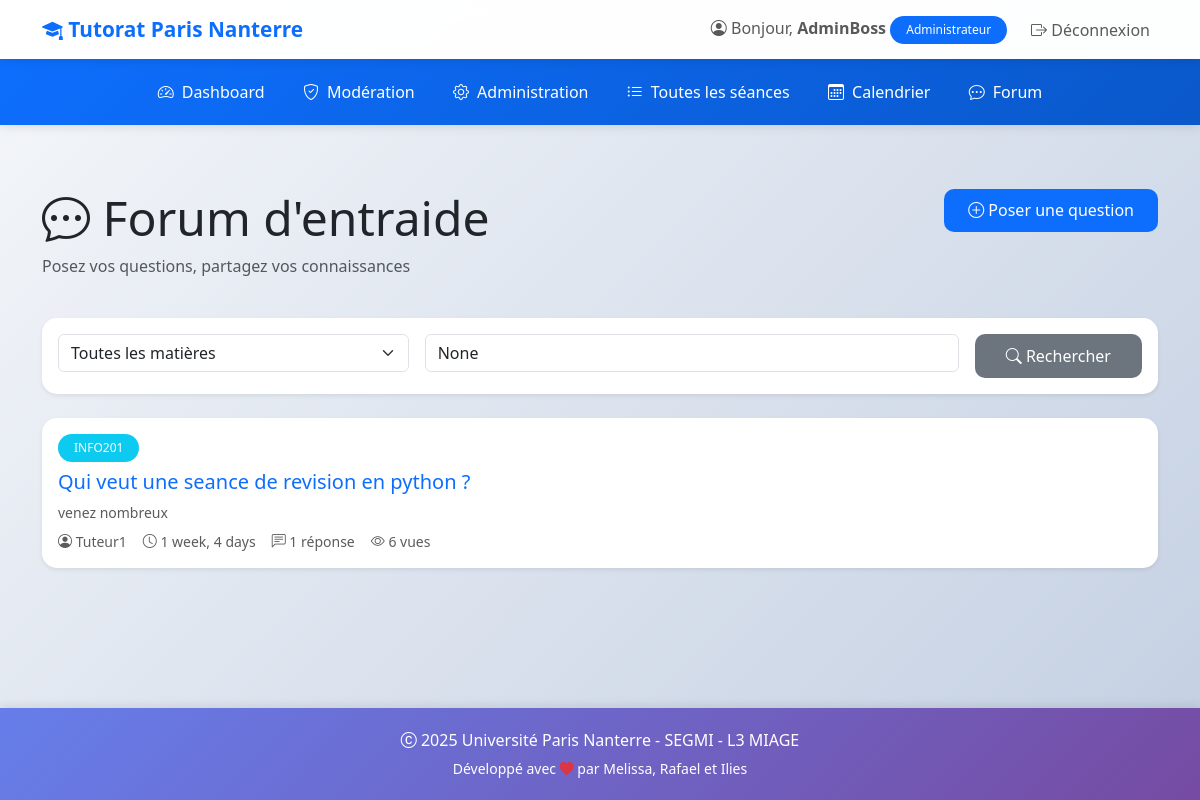
The page /forum/ (signed in) on the database its author committed.
### tutorat/models.py (models this page shows, shortened)
class User(AbstractUser):
    ROLE_CHOICES = (
        ('ETUDIANT', 'Étudiant'),
        ('TUTEUR', 'Tuteur'),
        ('ADMIN', 'Administrateur'),
    )
    role = models.CharField(
        max_length=20,
        choices=ROLE_CHOICES,
        default='ETUDIANT',
        verbose_name="Rôle"
    )
    telephone = models.CharField(
        max_length=15,
        blank=True,
        null=True,
        verbose_name="Téléphone"
    )
    date_naissance = models.DateField(
        blank=True,
        null=True,
        verbose_name="Date de naissance"
    )
    class Meta:
        verbose_name = "Utilisateur"
        verbose_name_plural = "Utilisateurs"

class SujetForum(models.Model):
    titre = models.CharField(max_length=200, verbose_name="Titre")
    matiere = models.ForeignKey(
        Matiere,
        on_delete=models.CASCADE,
        related_name='sujets_forum',
        verbose_name="Matière"
    )
    auteur = models.ForeignKey(
        User,
        on_delete=models.CASCADE,
        related_name='sujets_crees',
        verbose_name="Auteur"
    )
    contenu = models.TextField(verbose_name="Contenu")
    epingle = models.BooleanField(default=False, verbose_name="Épinglé")
    resolu = models.BooleanField(default=False, verbose_name="Résolu")
    vues = models.IntegerField(default=0, verbose_name="Nombre de vues")
    created_at = models.DateTimeField(auto_now_add=True)
    updated_at = models.DateTimeField(auto_now=True)
    class Meta:
        verbose_name = "Sujet du forum"
        verbose_name_plural = "Sujets du forum"
        ordering = ['-epingle', '-updated_at']

class Matiere(models.Model):
    nom = models.CharField(max_length=100, verbose_name="Nom de la matière")
    code = models.CharField(max_length=10, unique=True, verbose_name="Code")
    description = models.TextField(blank=True, verbose_name="Description")
    class Meta:
        verbose_name = "Matière"
        verbose_name_plural = "Matières"
        ordering = ['nom']

### tutorat/views.py (the view)
# urls.py: path('forum/', views.forum_accueil, name='forum_accueil'),
@login_required
def forum_accueil(request):
    matiere_id = request.GET.get('matiere')
    recherche = request.GET.get('q')
    sujets = SujetForum.objects.select_related('auteur', 'matiere').annotate(
        nb_reponses=Count('reponses')
    )
    if matiere_id:
        sujets = sujets.filter(matiere_id=matiere_id)
    if recherche:
        sujets = sujets.filter(
            Q(titre__icontains=recherche) | Q(contenu__icontains=recherche)
        )
    matieres = Matiere.objects.all()
    context = {
        'sujets': sujets,
        'matieres': matieres,
        'matiere_selectionnee': matiere_id,
        'recherche': recherche,
    }
    return render(request, 'tutorat/forum_accueil.html', context)

### tutorat/templates/tutorat/forum_accueil.html (shortened to what this page needs)
{% extends 'tutorat/base.html' %}
{% block content %}
<div class="row mb-4">
    <div class="col-md-8">
        <h1 class="display-5"><i class="bi bi-chat-dots"></i> Forum d'entraide</h1>
        <p class="text-muted">Posez vos questions, partagez vos connaissances</p>
    </div>
    <div class="col-md-4 text-end">
        <a href="{% url 'forum_sujet_create' %}" class="btn btn-primary">
            <i class="bi bi-plus-circle"></i> Poser une question
        </a>
    </div>
</div>
<div class="card shadow-sm mb-4">
    <div class="card-body">
        <form method="get" class="row g-3">
            <div class="col-md-4">
                <select name="matiere" class="form-select" onchange="this.form.submit()">
                    <option value="">Toutes les matières</option>
                </select>
            </div>
            <div class="col-md-6">
                <input type="text" name="q" class="form-control" placeholder="Rechercher un sujet..." value="{{ recherche }}">
            </div>
            <div class="col-md-2">
                <button type="submit" class="btn btn-secondary w-100">
                    <i class="bi bi-search"></i> Rechercher
                </button>
            </div>
        </form>
    </div>
</div>
{% if sujets %}
    <div class="row">
        {% for sujet in sujets %}
        <div class="col-12 mb-3">
            <div class="card shadow-sm h-100 {% if sujet.epingle %}border-warning{% endif %}">
                <div class="card-body">
                    <div class="d-flex justify-content-between align-items-start">
                        <div class="flex-grow-1">
                            <div class="d-flex align-items-center gap-2 mb-2">
                                <span class="badge bg-info">{{ sujet.matiere.code }}</span>
                            </div>
                            <h5 class="card-title mb-2">
                                <a href="{% url 'forum_sujet_detail' sujet.pk %}" class="text-decoration-none">
                                    {{ sujet.titre }}
                                </a>
                            </h5>
                            <p class="card-text text-muted small mb-2">
                                {{ sujet.contenu|truncatewords:30 }}
                            </p>
                            <div class="d-flex align-items-center gap-3 text-muted small">
                                <span>
                                    <i class="bi bi-person-circle"></i> {{ sujet.auteur.first_name|default:sujet.auteur.username }}
                                </span>
                                <span>
                                    <i class="bi bi-clock"></i> {{ sujet.created_at|timesince }}
                                </span>
                                <span>
                                    <i class="bi bi-chat-left-text"></i> {{ sujet.nb_reponses }} réponse{{ sujet.nb_reponses|pluralize }}
                                </span>
                                <span>
                                    <i class="bi bi-eye"></i> {{ sujet.vues }} vue{{ sujet.vues|pluralize }}
                                </span>
                            </div>
                        </div>
                    </div>
                </div>
            </div>
        </div>
        {% endfor %}
    </div>
{% endif %}
{% endblock %}

### tutorat/templates/tutorat/base.html (shortened to what this page needs)
<!DOCTYPE html>
<html lang="fr">
<head>
    <link href="https://cdn.jsdelivr.net/npm/bootstrap@5.3.0/dist/css/bootstrap.min.css" rel="stylesheet">
    <link rel="stylesheet" href="https://cdn.jsdelivr.net/npm/bootstrap-icons@1.11.0/font/bootstrap-icons.css">
</head>
<body>
    <nav class="navbar navbar-expand-lg navbar-light">
        <div class="container">
            <a class="navbar-brand" href="{% url 'accueil' %}">
                <i class="bi bi-mortarboard-fill"></i> Tutorat Paris Nanterre
            </a>
            <div class="collapse navbar-collapse" id="navbarNav">
                <ul class="navbar-nav ms-auto align-items-center">
                    {% if user.is_authenticated %}
                        <li class="nav-item">
                            <span class="navbar-text me-3">
                                <i class="bi bi-person-circle"></i>
                                Bonjour, <strong>{{ user.first_name|default:user.username }}</strong>
                                <span class="badge bg-primary">{{ user.get_role_display }}</span>
                            </span>
                        </li>
                        <li class="nav-item">
                            <a class="nav-link btn btn-outline-danger btn-sm" href="{% url 'deconnexion' %}">
                                <i class="bi bi-box-arrow-right"></i> Déconnexion
                            </a>
                        </li>
                    {% endif %}
                </ul>
            </div>
        </div>
    </nav>
    {% if user.is_authenticated %}
        <nav class="secondary-navbar">
            <div class="container">
                <ul class="nav justify-content-center">
                    {% if user.role == 'TUTEUR' %}
                        <li class="nav-item">
                            <a class="nav-link" href="{% url 'dashboard_tuteur' %}">
                                <i class="bi bi-speedometer2"></i> Dashboard
                            </a>
                        </li>
                        <li class="nav-item">
                            <a class="nav-link" href="{% url 'seance_create' %}">
                                <i class="bi bi-plus-circle"></i> Créer une séance
                            </a>
                        </li>
                        <li class="nav-item">
                            <a class="nav-link" href="{% url 'seance_list' %}">
                                <i class="bi bi-list-ul"></i> Mes séances
                            </a>
                        </li>
                        <li class="nav-item">
                            <a class="nav-link" href="{% url 'calendrier' %}">
                                <i class="bi bi-calendar3"></i> Calendrier
                            </a>
                        </li>
                        <li class="nav-item">
                            <a class="nav-link" href="{% url 'forum_accueil' %}">
                                <i class="bi bi-chat-dots"></i> Forum
                            </a>
                        </li>
                        <li class="nav-item">
                            <a class="nav-link" href="{% url 'messagerie_liste' %}">
                                <i class="bi bi-envelope"></i> Messages
                            </a>
                        </li>
                    {% elif user.role == 'ADMIN' %}
                        <li class="nav-item">
                            <a class="nav-link" href="{% url 'dashboard_admin' %}">
                                <i class="bi bi-speedometer2"></i> Dashboard
                            </a>
                        </li>
                        <li class="nav-item">
                            <a class="nav-link" href="{% url 'admin_moderation' %}">
                                <i class="bi bi-shield-check"></i> Modération
                            </a>
                        </li>
                        <li class="nav-item">
                            <a class="nav-link" href="/admin/">
                                <i class="bi bi-gear"></i> Administration
                            </a>
                        </li>
                        <li class="nav-item">
                            <a class="nav-link" href="{% url 'seance_list' %}">
                                <i class="bi bi-list-ul"></i> Toutes les séances
                            </a>
                        </li>
                        <li class="nav-item">
                            <a class="nav-link" href="{% url 'calendrier' %}">
                                <i class="bi bi-calendar3"></i> Calendrier
                            </a>
                        </li>
                        <li class="nav-item">
                            <a class="nav-link" href="{% url 'forum_accueil' %}">
                                <i class="bi bi-chat-dots"></i> Forum
                            </a>
                        </li>
                    {% endif %}
                </ul>
            </div>
        </nav>
    {% endif %}
    <main class="container my-5">
        {% block content %}{% endblock %}
    </main>
    <footer class="text-center">
        <div class="container">
            <p class="mb-1"><i class="bi bi-c-circle"></i> 2025 Université Paris Nanterre - SEGMI - L3 MIAGE</p>
            <p class="mb-0"><small>Développé avec <i class="bi bi-heart-fill text-danger"></i> par Melissa, Rafael et Ilies</small></p>
        </div>
    </footer>
</body>
</html>

### tutorat/templates/tutorat/base.html (style rules this page uses)
:root { --primary-color: #0d6efd; --success-color: #198754; --warning-color: #ffc107; --danger-color: #dc3545; --info-color: #0dcaf0; }
body { min-height: 100vh; display: flex; flex-direction: column; background: linear-gradient(135deg, #f5f7fa 0%, #c3cfe2 100%); }
.navbar { box-shadow: 0 2px 10px rgba(0,0,0,0.1); backdrop-filter: blur(10px); background-color: rgba(255, 255, 255, 0.95) !important; transition: all 0.3s ease; }
.navbar-brand { font-weight: bold; color: var(--primary-color) !important; font-size: 1.3rem; transition: transform 0.3s ease; }
.secondary-navbar { background: linear-gradient(135deg, var(--primary-color) 0%, #0a58ca 100%); box-shadow: 0 2px 10px rgba(0,0,0,0.1); padding: 0.8rem 0; animation: slideIn 0.5s ease-out; }
.secondary-navbar .nav-link { color: white !important; padding: 0.5rem 1.2rem; border-radius: 8px; transition: all 0.3s ease; font-weight: 500; display: flex; align-items: center; gap: 0.5rem; }
.card { transition: all 0.3s ease; border: none; border-radius: 15px; overflow: hidden; }
.btn { border-radius: 10px; padding: 0.6rem 1.5rem; font-weight: 500; transition: all 0.3s ease; border: none; position: relative; overflow: hidden; }
.btn::before { content: ''; position: absolute; top: 50%; left: 50%; width: 0; height: 0; border-radius: 50%; background: rgba(255, 255, 255, 0.3); transform: translate(-50%, -50%); transition: width 0.6s, height 0.6s; }
.badge { padding: 0.5rem 1rem; border-radius: 20px; font-weight: 500; }
main { flex: 1; animation: fadeIn 0.6s ease-out; }
footer { background: linear-gradient(135deg, #667eea 0%, #764ba2 100%); color: white; padding: 20px 0; margin-top: auto; box-shadow: 0 -2px 10px rgba(0,0,0,0.1); }
html { scroll-behavior: smooth; }

### rows shown on the page
User: first_name "AdminBoss", role "Administrateur"
SujetForum: matiere.code "INFO201", titre "Qui veut une seance de revision en python ?", contenu "venez nombreux", auteur.first_name "Tuteur1", created_at "1 week, 4 days", nb_reponses "1", vues "6"
